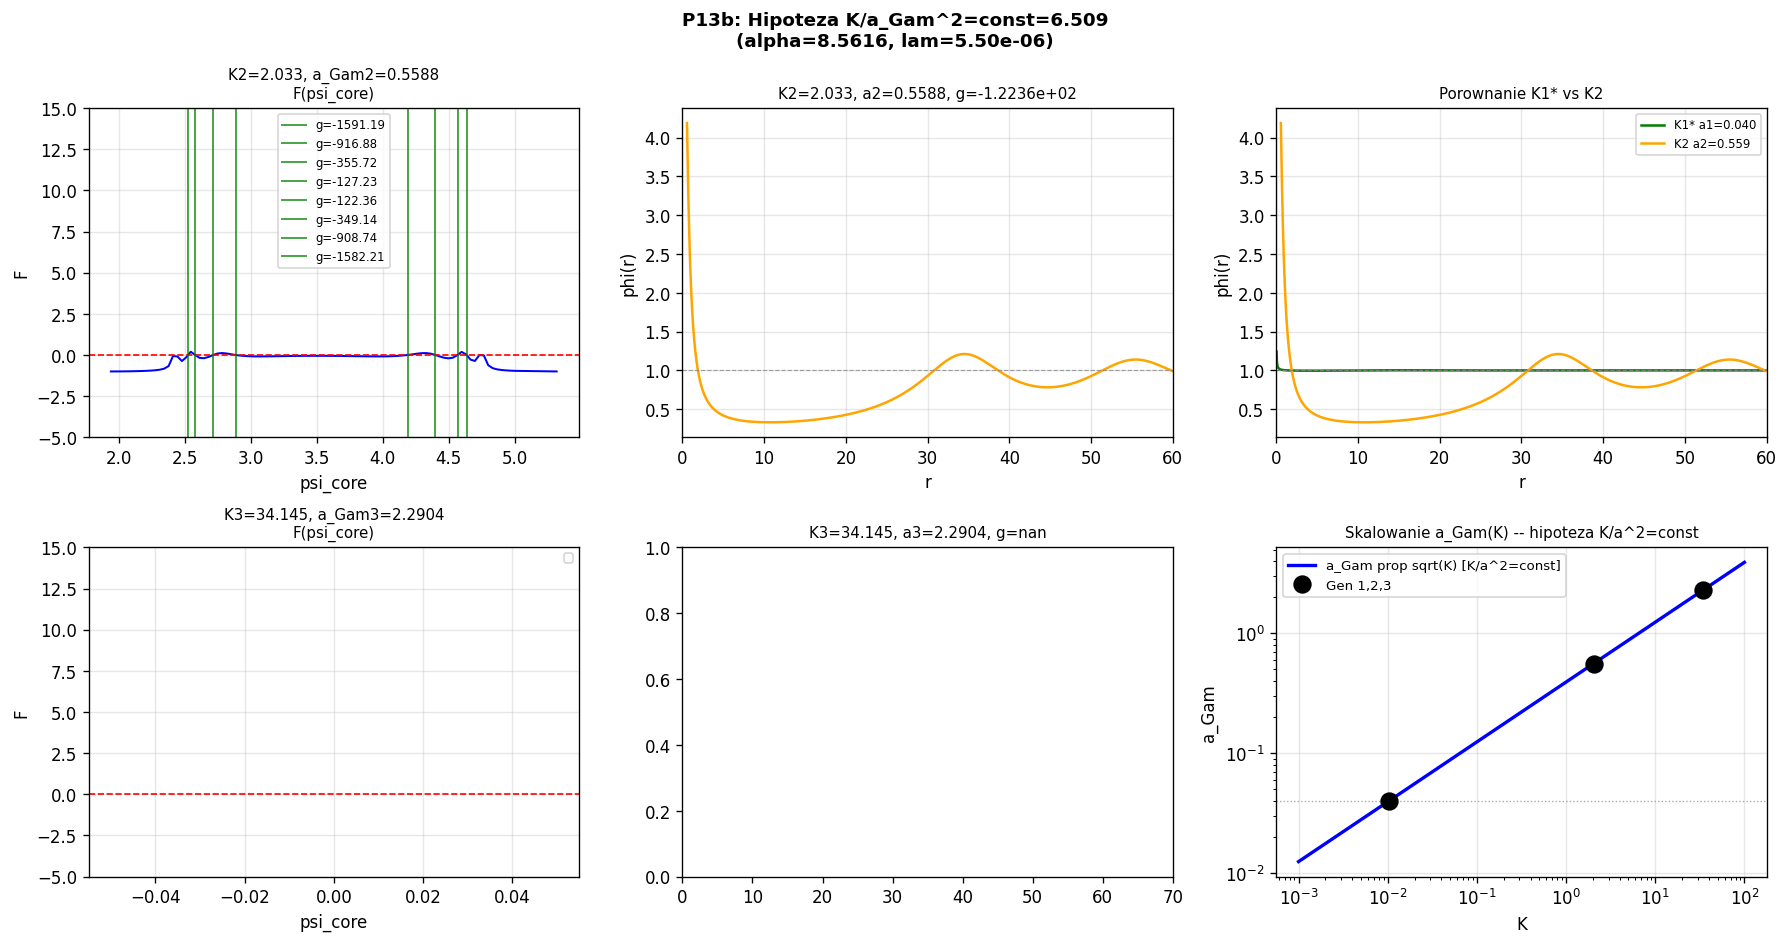

Python code for this plot:
"""
p13b_flux_scaling.py
====================
Test hipotezy K/a_gam^2 = const (stala gestosc strumienia) dla K2 i K3.

OBSERWACJA z p13:
  K2=2.033 z a_Gam=0.040: phi'(a_Gam) = -K2/a_Gam^2 = -1271 (absurdalnie strome)
  -> ZERO skonczonych profili (100% crash do N0 lub eksplozja)

HIPOTEZA: K/a_Gam^2 = const = K1*/a_Gam1^2
  K1* = 0.010414, a_Gam1 = 0.040 -> K/a^2 = 0.010414/0.0016 = 6.509
  a_Gam^(n) = a_Gam1 * sqrt(K_n / K1*)

Oznacza to skalowanie a_Gam proportional sqrt(K) (N IE 1/sqrt(K) jak sugeruje p10!).
Sprawdzamy czy K2/K3 sa samospojne przy tej hipotezie.
"""

import numpy as np
from scipy.integrate import solve_ivp
from scipy.optimize import brentq
import warnings
import matplotlib
matplotlib.use('Agg')
import matplotlib.pyplot as plt
warnings.filterwarnings('ignore')

ALPHA  = 8.5616
LAM    = 5.501357e-06
GAMMA  = 1.0
M_EFF  = 1.0 / np.sqrt(1.0 + ALPHA)
R_MAX  = 80.0
V1     = GAMMA/3 - GAMMA/4

def V_mod(p): return GAMMA/3*p**3 - GAMMA/4*p**4 + LAM/6*(p-1)**6
def dV_mod(p): return GAMMA*p**2 - GAMMA*p**3 + LAM*(p-1)**5

def ode_rhs(r, y):
    phi, dphi = y
    phi = max(phi, 1e-10)
    kfac = 1.0 + ALPHA / phi
    ddphi = (dV_mod(phi)/kfac + ALPHA*dphi**2/(2.0*phi**2*kfac) - (2.0/r)*dphi)
    return [dphi, ddphi]

def phi_at_rmax(psi_core, K, a_gam, r_max=R_MAX, n_eval=2000):
    dphi0 = -K / a_gam**2
    def ev_lo(r, y): return y[0] - 1e-5
    ev_lo.terminal = True; ev_lo.direction = -1
    def ev_hi(r, y): return y[0] - 1e6
    ev_hi.terminal = True; ev_hi.direction = 1
    r_eval = a_gam * (r_max/a_gam)**np.linspace(0, 1, n_eval)
    sol = solve_ivp(ode_rhs, [a_gam, r_max], [psi_core, dphi0],
                    method='DOP853', rtol=1e-9, atol=1e-11,
                    t_eval=r_eval, events=[ev_lo, ev_hi])
    if len(sol.t) == 0 or sol.t[-1] < r_max * 0.99:
        return np.nan
    return sol.y[0, -1]

def compute_energy(psi_core, K, a_gam, n_eval=5000):
    dphi0 = -K / a_gam**2
    r_eval = a_gam * (R_MAX/a_gam)**np.linspace(0, 1, n_eval)
    sol = solve_ivp(ode_rhs, [a_gam, R_MAX], [psi_core, dphi0],
                    method='DOP853', rtol=1e-9, atol=1e-11, t_eval=r_eval)
    r    = sol.t
    phi  = np.maximum(sol.y[0], 1e-10)
    dphi = sol.y[1]
    Ek = 4*np.pi*np.trapezoid(0.5*dphi**2*(1+ALPHA/phi)*r**2, r)
    Ep = 4*np.pi*np.trapezoid((V_mod(phi)-V1)*r**2, r)
    return Ek+Ep, Ek, Ep

def best_branch(K, a_gam, psi_max=50.0, n_psi=200, label=''):
    psi_vals = np.concatenate([
        np.linspace(1.001, 5.0, 120),
        np.linspace(5.0, psi_max, 80)
    ])
    psi_vals = np.unique(psi_vals)
    F_vals = np.array([phi_at_rmax(p, K, a_gam) - 1.0 for p in psi_vals])
    n_fin = int(np.sum(np.isfinite(F_vals)))

    best_g    = np.nan
    best_psi  = np.nan
    all_zeros = []

    for i in range(len(psi_vals)-1):
        Fi, Fj = F_vals[i], F_vals[i+1]
        if np.isfinite(Fi) and np.isfinite(Fj) and Fi*Fj < 0:
            try:
                psi_z = brentq(
                    lambda p: phi_at_rmax(p, K, a_gam) - 1.0,
                    psi_vals[i], psi_vals[i+1],
                    xtol=1e-4, maxiter=30
                )
                E, Ek, Ep = compute_energy(psi_z, K, a_gam)
                g = E / (4*np.pi*K) - 1.0
                all_zeros.append({'psi': psi_z, 'g': g, 'E': E})
                if np.isnan(best_g) or abs(g) < abs(best_g):
                    best_g   = g
                    best_psi = psi_z
            except Exception:
                pass

    return best_psi, best_g, n_fin, all_zeros, psi_vals, F_vals

# ============================================================
# HIPOTEZA K/a_gam^2 = const
# ============================================================
K1_star = 0.010414
a_gam1  = 0.040
flux_density = K1_star / a_gam1**2

print("P13b: Test hipotezy K/a_Gam^2 = const")
print("="*65)
print(f"K1* = {K1_star}, a_Gam1 = {a_gam1}")
print(f"K1*/a_Gam1^2 = {flux_density:.4f}")
print()

K2 = 2.032728
K3 = 34.14450

a_gam2_flux = np.sqrt(K2 / flux_density)
a_gam3_flux = np.sqrt(K3 / flux_density)

print(f"Hipoteza K/a^2 = {flux_density:.4f}:")
print(f"  K2={K2:.4f}: a_Gam2 = sqrt({K2:.4f}/{flux_density:.4f}) = {a_gam2_flux:.4f}")
print(f"  K3={K3:.4f}: a_Gam3 = sqrt({K3:.4f}/{flux_density:.4f}) = {a_gam3_flux:.4f}")
print(f"  Skalowanie: a_Gam(n) = a_Gam1 * sqrt(K_n/K1*)")
print(f"    a_Gam2/a_Gam1 = {a_gam2_flux/a_gam1:.3f}")
print(f"    a_Gam3/a_Gam1 = {a_gam3_flux/a_gam1:.3f}")
print()
print(f"  phi'(a_Gam) = -K/a_Gam^2:")
print(f"    K1* at a1=0.040: phi' = {-K1_star/a_gam1**2:.4f}")
print(f"    K2  at a2={a_gam2_flux:.4f}: phi' = {-K2/a_gam2_flux**2:.4f}  [zamiast -1271]")
print(f"    K3  at a3={a_gam3_flux:.4f}: phi' = {-K3/a_gam3_flux**2:.4f}  [zamiast -21340]")
print()

# ============================================================
# TEST: K2 z a_gam2_flux
# ============================================================
print(f"Test K2={K2:.4f} z a_Gam2={a_gam2_flux:.4f}:")
psi2, g2, n2, zeros2, psi_arr2, F_arr2 = best_branch(K2, a_gam2_flux, psi_max=30.0, label='K2_flux')
print(f"  Profile skonczonych: {n2}/200")
print(f"  Galezi (zer F): {len(zeros2)}")
for z in zeros2:
    ok = 'SAMOSPOJNY' if abs(z['g'])<0.05 else ('~bliski' if abs(z['g'])<0.5 else 'niespojny')
    print(f"    psi_core={z['psi']:.4f}, g={z['g']:.4e}, E={z['E']:.4e}  {ok}")
print()

# ============================================================
# TEST: K3 z a_gam3_flux
# ============================================================
print(f"Test K3={K3:.4f} z a_Gam3={a_gam3_flux:.4f}:")
psi3, g3, n3, zeros3, psi_arr3, F_arr3 = best_branch(K3, a_gam3_flux, psi_max=100.0, label='K3_flux')
print(f"  Profile skonczonych: {n3}/200")
print(f"  Galezi (zer F): {len(zeros3)}")
for z in zeros3:
    ok = 'SAMOSPOJNY' if abs(z['g'])<0.05 else ('~bliski' if abs(z['g'])<0.5 else 'niespojny')
    print(f"    psi_core={z['psi']:.4f}, g={z['g']:.4e}, E={z['E']:.4e}  {ok}")
print()

# ============================================================
# WYKRESY
# ============================================================
fig, axes = plt.subplots(2, 3, figsize=(15, 8))
fig.suptitle(f'P13b: Hipoteza K/a_Gam^2=const={flux_density:.3f}\n'
             f'(alpha={ALPHA}, lam={LAM:.2e})',
             fontsize=11, fontweight='bold')

def plot_profile_ax(ax, psi_core, K, a_gam, label, color):
    dphi0 = -K/a_gam**2
    r_eval = a_gam*(R_MAX/a_gam)**np.linspace(0, 1, 3000)
    sol = solve_ivp(ode_rhs, [a_gam, R_MAX], [psi_core, dphi0],
                    method='DOP853', rtol=1e-9, atol=1e-11, t_eval=r_eval)
    if len(sol.t) < 5: return
    r, phi = sol.t, sol.y[0]
    ax.plot(r, phi, '-', color=color, lw=1.5, label=label)
    ax.axhline(1.0, color='gray', lw=0.7, linestyle='--', alpha=0.7)
    ax.set_xlabel('r'); ax.set_ylabel('phi(r)')
    ax.grid(True, alpha=0.3)

# K2 flux -- F(psi)
ax = axes[0, 0]
mask2 = np.isfinite(F_arr2)
ax.plot(psi_arr2[mask2], np.clip(F_arr2[mask2], -5, 20), 'b-', lw=1.2)
ax.axhline(0, color='red', lw=1, linestyle='--')
for z in zeros2:
    ax.axvline(z['psi'], color='green', lw=1.2, alpha=0.7, label=f"g={z['g']:.2f}")
ax.set_title(f'K2={K2:.3f}, a_Gam2={a_gam2_flux:.4f}\nF(psi_core)', fontsize=9)
ax.set_xlabel('psi_core'); ax.set_ylabel('F'); ax.legend(fontsize=7)
ax.grid(True, alpha=0.3); ax.set_ylim(-5, 15)

# K2 flux -- profil
ax = axes[0, 1]
if not np.isnan(psi2):
    plot_profile_ax(ax, psi2, K2, a_gam2_flux, f'K2 psi={psi2:.3f}', 'orange')
ax.set_title(f'K2={K2:.3f}, a2={a_gam2_flux:.4f}, g={g2:.4e}', fontsize=9)
ax.set_xlim(0, 60)

# K2 flux vs K1 (porownanie)
ax = axes[0, 2]
plot_profile_ax(ax, 1.2419, K1_star, a_gam1, f'K1* a1=0.040', 'green')
if not np.isnan(psi2):
    plot_profile_ax(ax, psi2, K2, a_gam2_flux, f'K2 a2={a_gam2_flux:.3f}', 'orange')
ax.set_title('Porownanie K1* vs K2', fontsize=9)
ax.set_xlim(0, 60); ax.legend(fontsize=7)

# K3 flux -- F(psi)
ax = axes[1, 0]
mask3 = np.isfinite(F_arr3)
ax.plot(psi_arr3[mask3], np.clip(F_arr3[mask3], -5, 20), 'b-', lw=1.2)
ax.axhline(0, color='red', lw=1, linestyle='--')
for z in zeros3:
    ax.axvline(z['psi'], color='green', lw=1.2, alpha=0.7, label=f"g={z['g']:.2f}")
ax.set_title(f'K3={K3:.3f}, a_Gam3={a_gam3_flux:.4f}\nF(psi_core)', fontsize=9)
ax.set_xlabel('psi_core'); ax.set_ylabel('F'); ax.legend(fontsize=7)
ax.grid(True, alpha=0.3); ax.set_ylim(-5, 15)

# K3 flux -- profil
ax = axes[1, 1]
if not np.isnan(psi3):
    plot_profile_ax(ax, psi3, K3, a_gam3_flux, f'K3 psi={psi3:.3f}', 'red')
ax.set_title(f'K3={K3:.3f}, a3={a_gam3_flux:.4f}, g={g3:.4e}', fontsize=9)
ax.set_xlim(0, 70)

# Skalowanie a_Gam
ax = axes[1, 2]
Kvals = np.logspace(-3, 2, 100)
a_flux = np.sqrt(Kvals / flux_density)
ax.loglog(Kvals, a_flux, 'b-', lw=2, label='a_Gam prop sqrt(K) [K/a^2=const]')
ax.loglog([K1_star, K2, K3], [a_gam1, a_gam2_flux, a_gam3_flux],
          'ko', ms=10, zorder=5, label='Gen 1,2,3')
ax.axhline(a_gam1, color='gray', lw=0.8, linestyle=':', alpha=0.7)
ax.set_xlabel('K'); ax.set_ylabel('a_Gam')
ax.set_title('Skalowanie a_Gam(K) -- hipoteza K/a^2=const', fontsize=9)
ax.legend(fontsize=8); ax.grid(True, alpha=0.3)

plt.tight_layout()
out = __file__.replace('.py', '.png')
plt.savefig(out, dpi=120, bbox_inches='tight')
plt.close()
print(f"Zapisano: {out}")
print()

# ============================================================
# PODSUMOWANIE
# ============================================================
print("="*65)
print("PODSUMOWANIE p13b:")
print()
print(f"Hipoteza K/a^2 = {flux_density:.4f} (rowna poczatkowa gestosc strumienia):")
print(f"  K2={K2:.4f}: a_Gam2={a_gam2_flux:.4f}, n_fin={n2}, g_best={g2:.4e}")
print(f"  K3={K3:.4f}: a_Gam3={a_gam3_flux:.4f}, n_fin={n3}, g_best={g3:.4e}")
print()
if abs(g2) < 0.1 and abs(g3) < 0.1:
    print("SUKCES: Oba solitony samospojne przy K/a^2 = const!")
    print("  -> Fizyczna zasada: stala gestosc strumienia na granicy a_Gam")
elif abs(g2) < 1.0 or abs(g3) < 1.0:
    print("CZESCIOWY SUKCES: Przynajmniej jeden bliski samospojnosci")
    print("  -> Hipoteza czesciowo potwierdzona, wymaga fine-tuningu")
else:
    print("WYNIK NEGATYWNY: K/a^2 = const NIE daje samospojnosci K2/K3")
    print("  -> Hipoteza obalona, trzeba szukac innego skalowania")
